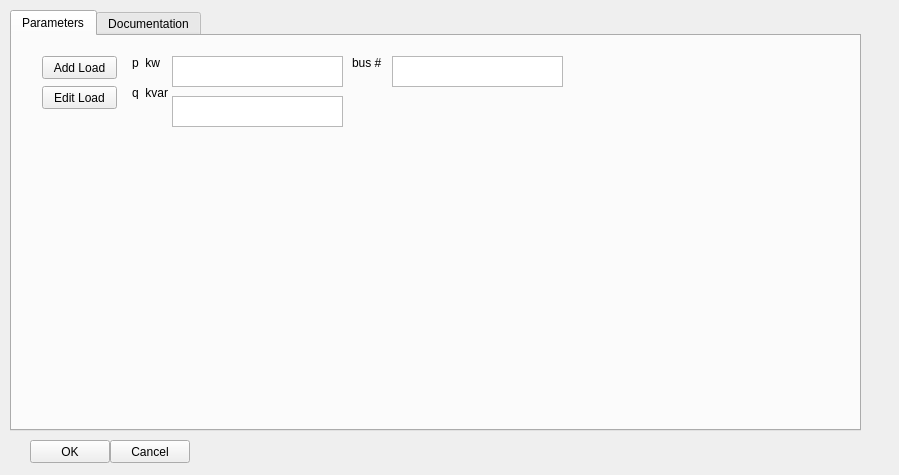
<?xml version="1.0" encoding="UTF-8"?>
<ui version="4.0">
 <class>Form</class>
 <widget class="QWidget" name="Form">
  <property name="geometry">
   <rect>
    <x>0</x>
    <y>0</y>
    <width>899</width>
    <height>475</height>
   </rect>
  </property>
  <property name="windowTitle">
   <string>Add Load</string>
  </property>
  <widget class="QTabWidget" name="tabWidget">
   <property name="geometry">
    <rect>
     <x>10</x>
     <y>10</y>
     <width>851</width>
     <height>421</height>
    </rect>
   </property>
   <property name="currentIndex">
    <number>0</number>
   </property>
   <widget class="QWidget" name="tab">
    <attribute name="title">
     <string>Parameters</string>
    </attribute>
    <widget class="QTextEdit" name="bus_number">
     <property name="geometry">
      <rect>
       <x>380</x>
       <y>20</y>
       <width>171</width>
       <height>31</height>
      </rect>
     </property>
    </widget>
    <widget class="QPushButton" name="add_load">
     <property name="geometry">
      <rect>
       <x>30</x>
       <y>20</y>
       <width>75</width>
       <height>23</height>
      </rect>
     </property>
     <property name="text">
      <string>Add Load</string>
     </property>
    </widget>
    <widget class="QLabel" name="q_kvar_label">
     <property name="geometry">
      <rect>
       <x>120</x>
       <y>50</y>
       <width>47</width>
       <height>13</height>
      </rect>
     </property>
     <property name="text">
      <string>q_kvar</string>
     </property>
    </widget>
    <widget class="QLabel" name="p_kw_label">
     <property name="geometry">
      <rect>
       <x>120</x>
       <y>20</y>
       <width>47</width>
       <height>13</height>
      </rect>
     </property>
     <property name="text">
      <string>p_kw</string>
     </property>
    </widget>
    <widget class="QTextEdit" name="p_kw">
     <property name="geometry">
      <rect>
       <x>160</x>
       <y>20</y>
       <width>171</width>
       <height>31</height>
      </rect>
     </property>
    </widget>
    <widget class="QLabel" name="bus_number_label">
     <property name="geometry">
      <rect>
       <x>340</x>
       <y>20</y>
       <width>47</width>
       <height>13</height>
      </rect>
     </property>
     <property name="text">
      <string>bus #</string>
     </property>
    </widget>
    <widget class="QPushButton" name="edit_load">
     <property name="geometry">
      <rect>
       <x>30</x>
       <y>50</y>
       <width>75</width>
       <height>23</height>
      </rect>
     </property>
     <property name="text">
      <string>Edit Load</string>
     </property>
    </widget>
    <widget class="QTextEdit" name="q_kvar">
     <property name="geometry">
      <rect>
       <x>160</x>
       <y>60</y>
       <width>171</width>
       <height>31</height>
      </rect>
     </property>
    </widget>
   </widget>
   <widget class="QWidget" name="tab_2">
    <attribute name="title">
     <string>Documentation</string>
    </attribute>
    <widget class="QWidget" name="verticalLayoutWidget">
     <property name="geometry">
      <rect>
       <x>9</x>
       <y>9</y>
       <width>621</width>
       <height>381</height>
      </rect>
     </property>
     <layout class="QVBoxLayout" name="docsView"/>
    </widget>
    <widget class="QWidget" name="verticalLayoutWidget_2">
     <property name="geometry">
      <rect>
       <x>639</x>
       <y>-1</y>
       <width>211</width>
       <height>401</height>
      </rect>
     </property>
     <layout class="QVBoxLayout" name="elementView"/>
    </widget>
   </widget>
  </widget>
  <widget class="QPushButton" name="cancel">
   <property name="geometry">
    <rect>
     <x>110</x>
     <y>440</y>
     <width>80</width>
     <height>23</height>
    </rect>
   </property>
   <property name="text">
    <string>Cancel</string>
   </property>
  </widget>
  <widget class="QPushButton" name="ok">
   <property name="geometry">
    <rect>
     <x>30</x>
     <y>440</y>
     <width>80</width>
     <height>23</height>
    </rect>
   </property>
   <property name="text">
    <string>OK</string>
   </property>
  </widget>
 </widget>
 <resources/>
 <connections/>
</ui>
